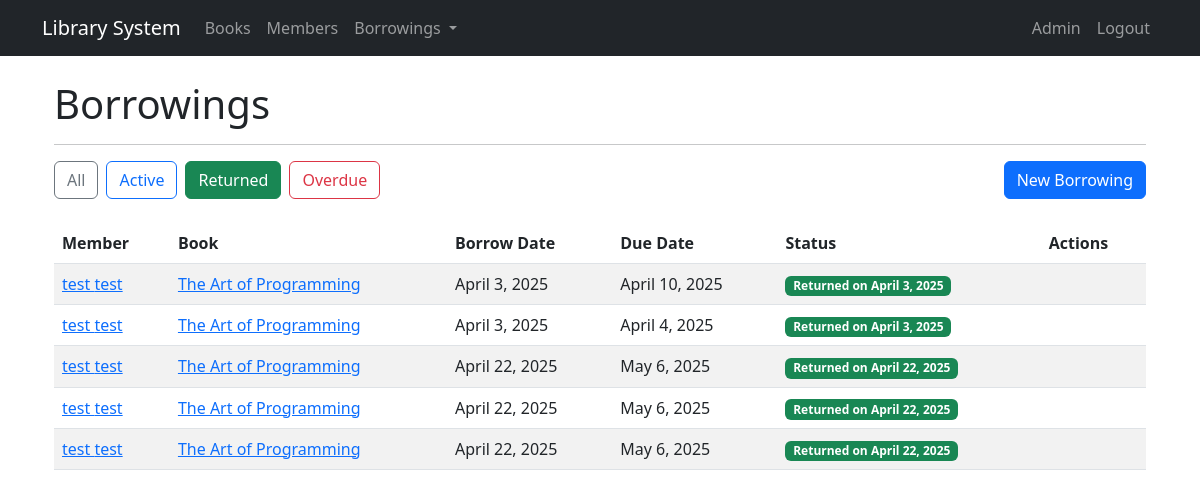
Screenshot of /borrowings/?status=returned (signed in) with the database file from the repository.
### library/models.py (models this page shows, shortened)
class Borrowing(models.Model):
    member = models.ForeignKey(Member, on_delete=models.CASCADE, related_name='borrowings')
    item = models.ForeignKey(Book, on_delete=models.CASCADE)
    borrow_date = models.DateField(auto_now_add=True)
    due_date = models.DateField()
    return_date = models.DateField(null=True, blank=True)
    is_returned = models.BooleanField(default=False)

class Member(models.Model):
    first_name = models.CharField(max_length=100)
    last_name = models.CharField(max_length=100)
    email = models.EmailField(unique=True)
    phone = models.CharField(max_length=15)
    address = models.TextField()
    membership_date = models.DateField(auto_now_add=True)
    is_active = models.BooleanField(default=True)

class LibraryItem(models.Model):
    title = models.CharField(max_length=200)
    description = models.TextField()
    created_at = models.DateTimeField(auto_now_add=True)
    updated_at = models.DateTimeField(auto_now=True)
    is_active = models.BooleanField(default=True)

### library/views.py (the view)
# urls.py: path('borrowings/', views.BorrowingListView.as_view(), name='borrowing_list'),
class BorrowingListView(LoginRequiredMixin, ListView):
    model = Borrowing
    template_name = 'library/borrowing_list.html'
    context_object_name = 'borrowings'
    def get_queryset(self):
        queryset = Borrowing.objects.all()
        status = self.request.GET.get('status')
        if status == 'active':
            queryset = queryset.filter(is_returned=False)
        elif status == 'returned':
            queryset = queryset.filter(is_returned=True)
        elif status == 'overdue':
            queryset = queryset.filter(is_returned=False, due_date__lt=timezone.now().date())
        return queryset
    def get_context_data(self, **kwargs):
        context = super().get_context_data(**kwargs)
        context['today'] = timezone.now().date()
        return context

### templates/library/borrowing_list.html (shortened to what this page needs)
{% extends 'base.html' %}
{% block content %}
<div class="container mt-4">
    <h1>Borrowings</h1>
    <hr>
    <div class="mb-4">
        <div class="d-flex">
            <a href="{% url 'library:borrowing_list' %}" class="btn btn-outline-secondary me-2 {% if not request.GET.status %}active{% endif %}">
                All
            </a>
            <a href="{% url 'library:borrowing_list' %}?status=active" class="btn btn-outline-primary me-2 {% if request.GET.status == 'active' %}active{% endif %}">
                Active
            </a>
            <a href="{% url 'library:borrowing_list' %}?status=returned" class="btn btn-outline-success me-2 {% if request.GET.status == 'returned' %}active{% endif %}">
                Returned
            </a>
            <a href="{% url 'library:borrowing_list' %}?status=overdue" class="btn btn-outline-danger me-2 {% if request.GET.status == 'overdue' %}active{% endif %}">
                Overdue
            </a>
            <a href="{% url 'library:borrowing_create' %}" class="btn btn-primary ms-auto">New Borrowing</a>
        </div>
    </div>
    {% if borrowings %}
        <div class="table-responsive">
            <table class="table table-striped table-hover">
                <thead>
                    <tr>
                        <th>Member</th>
                        <th>Book</th>
                        <th>Borrow Date</th>
                        <th>Due Date</th>
                        <th>Status</th>
                        <th>Actions</th>
                    </tr>
                </thead>
                <tbody>
                    {% for borrowing in borrowings %}
                        <tr {% if not borrowing.is_returned and borrowing.due_date < today %}class="table-danger"{% endif %}>
                            <td>
                                <a href="{% url 'library:member_detail' borrowing.member.id %}">
                                    {{ borrowing.member.first_name }} {{ borrowing.member.last_name }}
                                </a>
                            </td>
                            <td>
                                <a href="{% url 'library:book_detail' borrowing.item.id %}">
                                    {{ borrowing.item.title }}
                                </a>
                            </td>
                            <td>{{ borrowing.borrow_date }}</td>
                            <td>{{ borrowing.due_date }}</td>
                            <td>
                                {% if borrowing.is_returned %}
                                    <span class="badge bg-success">Returned on {{ borrowing.return_date }}</span>
                                {% elif borrowing.due_date < today %}
                                    <span class="badge bg-danger">Overdue by {{ borrowing.due_date|timesince:today }}</span>
                                {% else %}
                                    <span class="badge bg-primary">Active</span>
                                {% endif %}
                            </td>
                            <td>
                            </td>
                        </tr>
                    {% endfor %}
                </tbody>
            </table>
        </div>
    {% else %}
        <div class="alert alert-info">
            No borrowings found matching your criteria.
        </div>
    {% endif %}
</div>
{% endblock %}

### rows the page displays
Borrowing: member.first_name "test", member.last_name "test", item "The Art of Programming", borrow_date "April 3, 2025", due_date "April 10, 2025", return_date "April 3, 2025"
Borrowing: member.first_name "test", member.last_name "test", item "The Art of Programming", borrow_date "April 3, 2025", due_date "April 4, 2025", return_date "April 3, 2025"
Borrowing: member.first_name "test", member.last_name "test", item "The Art of Programming", borrow_date "April 22, 2025", due_date "May 6, 2025", return_date "April 22, 2025"
Borrowing: member.first_name "test", member.last_name "test", item "The Art of Programming", borrow_date "April 22, 2025", due_date "May 6, 2025", return_date "April 22, 2025"
Borrowing: member.first_name "test", member.last_name "test", item "The Art of Programming", borrow_date "April 22, 2025", due_date "May 6, 2025", return_date "April 22, 2025"
